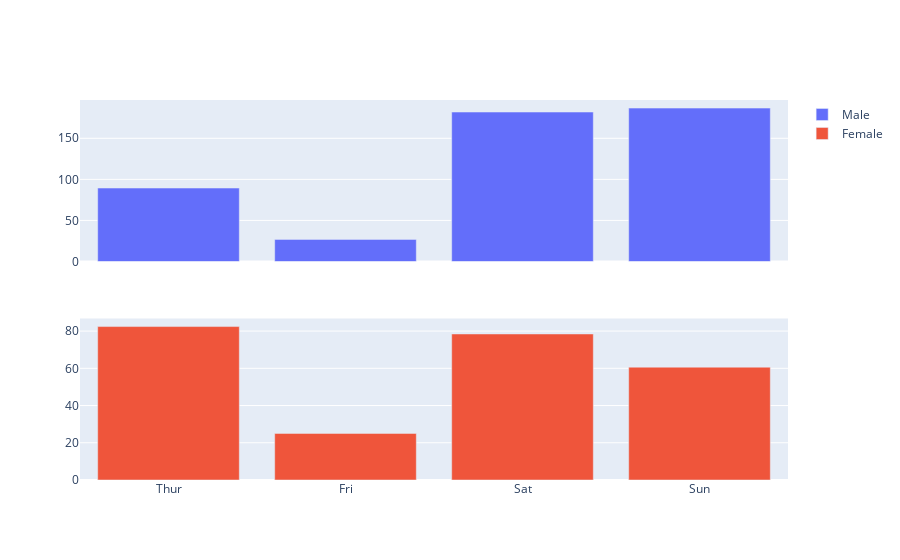

Notebook source saved alongside this figure:
### Code cell
fig

### Figure 1 — Plotly figure (JSON) as saved in the notebook; plotly's stock layout.template omitted (floating-point values rounded to 4 significant figures)
{"data": [{"name": "Male", "type": "bar", "x": ["Thur", "Fri", "Sat", "Sun"], "xaxis": "x", "y": [89.41, 26.93, 181.9, 186.8], "yaxis": "y"}, {"name": "Female", "type": "bar", "x": ["Thur", "Fri", "Sat", "Sun"], "xaxis": "x2", "y": [82.42, 25.03, 78.45, 60.61], "yaxis": "y2"}], "layout": {"xaxis": {"anchor": "y", "domain": [0, 1], "matches": "x2", "showticklabels": false}, "xaxis2": {"anchor": "y2", "domain": [0, 1]}, "yaxis": {"anchor": "x", "domain": [0.575, 1]}, "yaxis2": {"anchor": "x2", "domain": [0, 0.425]}}}
